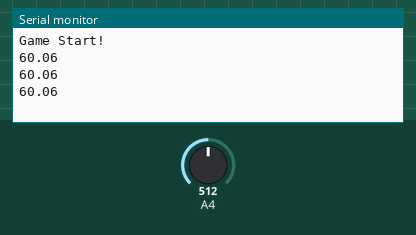
Recording of a program running on a simulated Arduino Uno, built with avr-gcc and run on an emulated ATmega328P. Shown: the last lines printed to the serial monitor. The test bench sets the inputs (shaded band); at power-on: A4 = 512.

Above: at 1.3 s.
1.4 s: A4 set to 122
At 1.81 s:
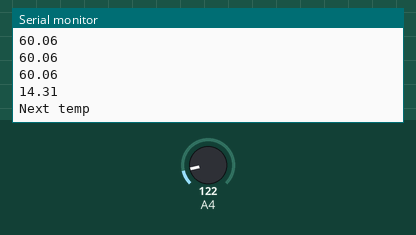
3.0 s: A4 set to 0
At 3.4 s:
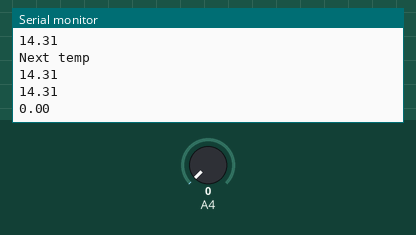
Timing chart, 0 to 6.0 s (numbered marks = the images above; inputs shaded):
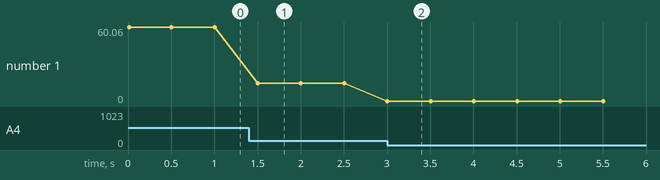

Measured:
- after the input at 1.4 s, the serial monitor: prints a new line after 0.10 s (image 1)
- after the input at 3.0 s, the serial monitor: prints a new line at once (image 2)
- plotted number 1: 60.06 → 14.31 after the input at 1.4 s, 14.31 → 0 after the input at 3.0 s

The program:

main.cpp
```cpp
#include <Arduino.h>
#include <Servo.h>

int AnswerList[3] = {23,72,91}; // 期待する温度リスト
int WhereNow = 0; // 期待する入力
int margin = 10; // マージン指定 小さいほどプレイヤーに厳しい

Servo myservo;  // サーボオブジェクトの作成


void openbox() {
  // 開錠処理
  Serial.println("Box Opened!");
  myservo.attach(9); // サーボを9番ピンに接続
  myservo.write(90); // サーボを90度に回転
}

void clear() {
  // クリア処理
  Serial.println("Game Clear!");
  openbox();
  while (1) {
    // 無限ループで止める
  }
}

void setup() {
  // put your setup code here, to run once:s
  Serial.begin(9600);
  Serial.println("Game Start!");
  myservo.write(0); // サーボを初期位置に戻す
}

void loop() {
  // put your main code here, to run repeatedly:s
  float temp = ((analogRead(4) / 1023.0) * 120); // ぽテンションメーターの値を温度に変換
  Serial.println(temp);
  if (abs(temp - AnswerList[WhereNow]) < margin) { // 期待する温度に近いか
    Serial.println("Next temp");
    WhereNow ++;
  }
  if (WhereNow >= 3) { // 3つの温度をクリアしたか
    clear();
  }
  delay(500);
}
```
